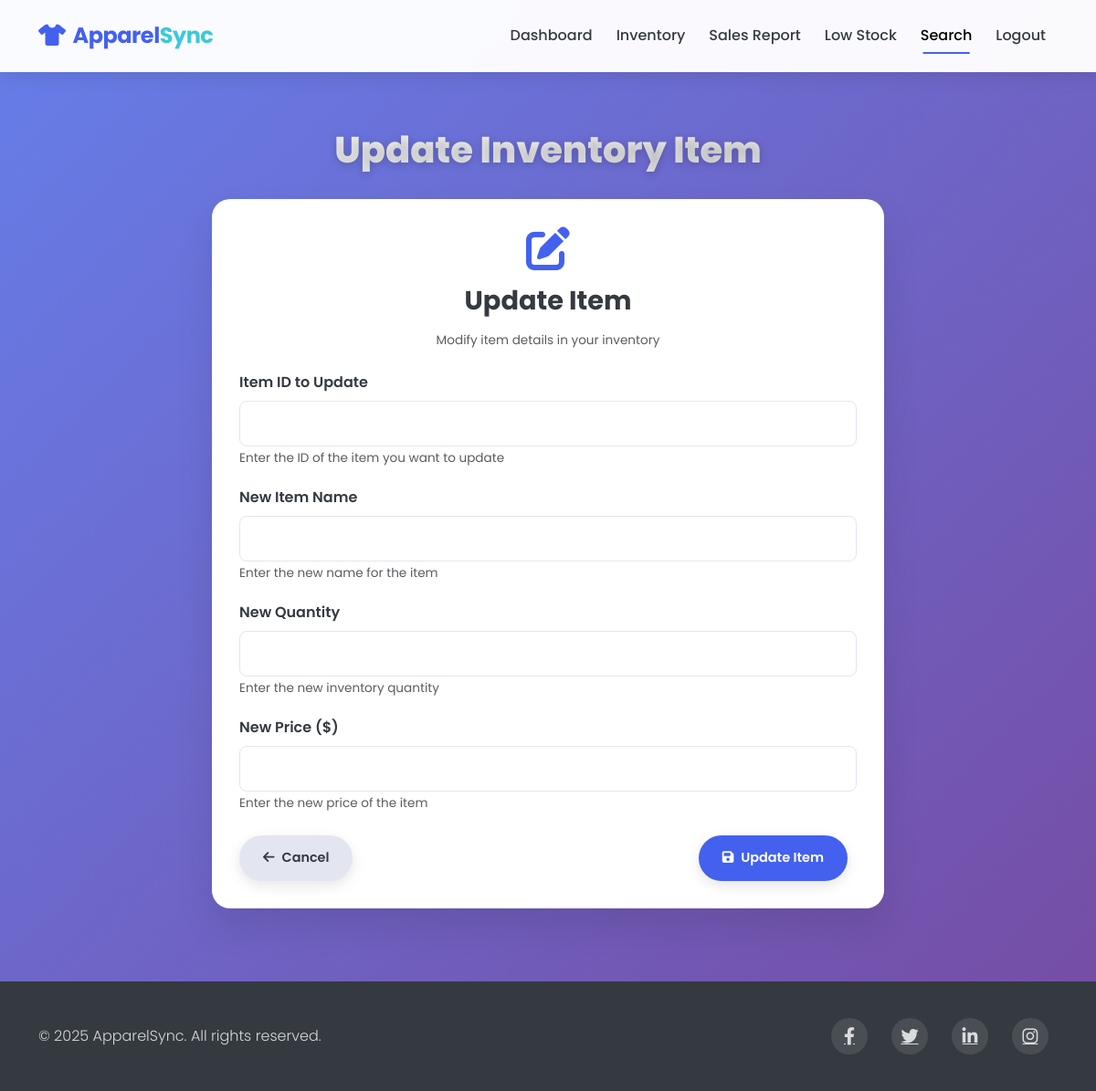
Page /dashboard/update_item?id=1 (signed in) on the earlier database version.
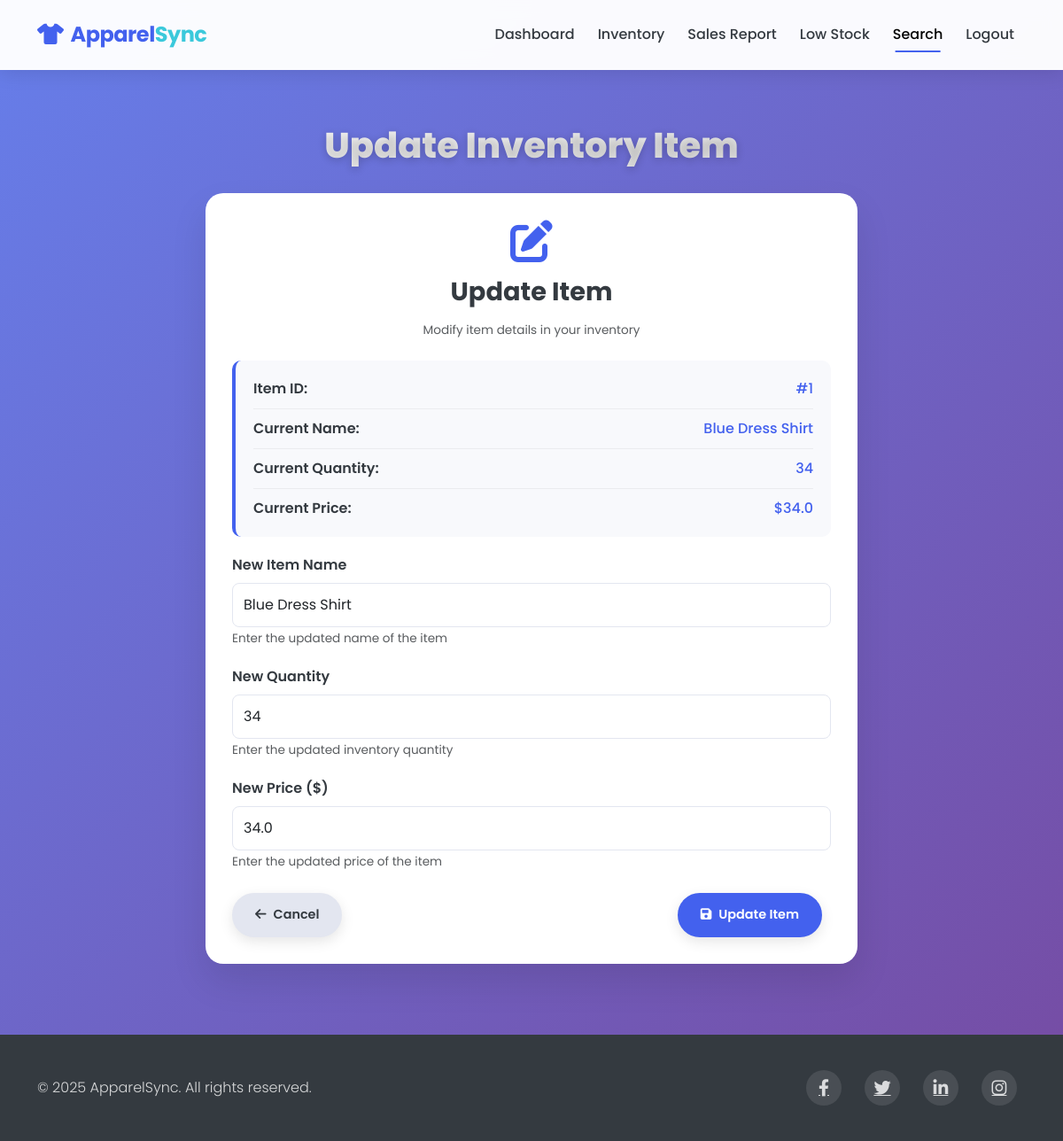
Same page on the later database version.
### models.py (models this page shows)
class InventoryItem(db.Model):
    id = db.Column(db.Integer, primary_key=True)
    item_name = db.Column(db.String(100), nullable=False)
    quantity = db.Column(db.Integer, nullable=False)
    price = db.Column(db.Float, nullable=False)
    discount = db.Column(db.Float, default=0.0)
    sales = db.relationship('Sale', backref='item', lazy=True)
    low_stock_alerts = db.relationship('LowStock', backref='item', lazy=True)

### routes.py (the view)
@app.route('/dashboard/update_item', methods=['GET', 'POST'])
@login_required
def update_item_record():
    if request.method == 'POST':
        item_id = int(request.form['item_id'])
        item = InventoryItem.query.get(item_id)
        if item:
            old_quantity = item.quantity
            item.item_name = request.form['item_name']
            item.quantity = int(request.form['quantity'])
            item.price = float(request.form['price'])
            threshold = 10  # Default threshold
            if item.quantity < threshold:
                existing_alert = LowStock.query.filter_by(item_id=item_id, resolved=False).first()
                if not existing_alert:
                    low_stock_alert = LowStock(item_id=item_id, threshold=threshold)
                    db.session.add(low_stock_alert)
                    flash('Item updated! Warning: Item is now below stock threshold.')
            else:
                flash('Item updated successfully!')
            db.session.commit()
        else:
            flash('Item not found.')
        return redirect(url_for('view_inventory'))
    else:
        item_id = request.args.get('id')
        item = None
        if item_id:
            item = InventoryItem.query.get(int(item_id))
        return render_template('update_item_record.html', item=item)

### app.py (called while the page is built)
@login_manager.user_loader
def load_user(user_id):
    return User.query.get(int(user_id))

### templates/update_item_record.html (shortened to what the changed rows need)
<!DOCTYPE html>
<html lang="en">
<head>
    <link href="https://cdn.jsdelivr.net/npm/bootstrap@5.3.0-alpha1/dist/css/bootstrap.min.css" rel="stylesheet">
    <link rel="stylesheet" href="https://cdnjs.cloudflare.com/ajax/libs/font-awesome/6.0.0/css/all.min.css">
</head>
<body>
    <section class="content-section">
        <div class="container">
            <h1 class="page-title">Update Inventory Item</h1>
            <div class="row justify-content-center">
                <div class="col-lg-8">
                    <div class="form-card">
                        {% if item %}
                        <div class="item-details">
                            <div class="item-detail-row">
                                <span class="item-detail-label">Item ID:</span>
                                <span class="item-detail-value">#{{ item.id }}</span>
                            </div>
                            <div class="item-detail-row">
                                <span class="item-detail-label">Current Name:</span>
                                <span class="item-detail-value">{{ item.item_name }}</span>
                            </div>
                            <div class="item-detail-row">
                                <span class="item-detail-label">Current Quantity:</span>
                                <span class="item-detail-value">{{ item.quantity }}</span>
                            </div>
                            <div class="item-detail-row">
                                <span class="item-detail-label">Current Price:</span>
                                <span class="item-detail-value">${{ item.price }}</span>
                            </div>
                        </div>
                        <form action="/dashboard/update_item" method="POST">
                            <div class="form-group">
                                <label for="item_name" class="form-label">New Item Name</label>
                                <input type="text" class="form-control" id="item_name" name="item_name" value="{{ item.item_name }}" required>
                                <small class="text-muted">Enter the updated name of the item</small>
                            </div>
                            <div class="form-group">
                                <label for="quantity" class="form-label">New Quantity</label>
                                <input type="number" class="form-control" id="quantity" name="quantity" min="0" value="{{ item.quantity }}" required>
                                <small class="text-muted">Enter the updated inventory quantity</small>
                            </div>
                            <div class="form-group">
                                <label for="price" class="form-label">New Price ($)</label>
                                <input type="number" class="form-control" id="price" name="price" min="0" step="0.01" value="{{ item.price }}" required>
                                <small class="text-muted">Enter the updated price of the item</small>
                            </div>
                            <div class="d-flex justify-content-between mt-4">
                                <a href="/dashboard/view_inventory" class="btn btn-cancel btn-action">
                                    <i class="fas fa-arrow-left me-2"></i>Cancel
                                </a>
                                <button type="submit" class="btn btn-submit btn-action">
                                    <i class="fas fa-save me-2"></i>Update Item
                                </button>
                            </div>
                        </form>
                        {% else %}
                        <form action="/dashboard/update_item" method="POST">
                            <div class="form-group">
                                <label for="item_id" class="form-label">Item ID to Update</label>
                                <input type="number" class="form-control" id="item_id" name="item_id" min="1" required>
                                <small class="text-muted">Enter the ID of the item you want to update</small>
                            </div>
                            <div class="form-group">
                                <label for="item_name" class="form-label">New Item Name</label>
                                <input type="text" class="form-control" id="item_name" name="item_name" required>
                                <small class="text-muted">Enter the new name for the item</small>
                            </div>
                            <div class="form-group">
                                <label for="quantity" class="form-label">New Quantity</label>
                                <input type="number" class="form-control" id="quantity" name="quantity" min="0" required>
                                <small class="text-muted">Enter the new inventory quantity</small>
                            </div>
                            <div class="form-group">
                                <label for="price" class="form-label">New Price ($)</label>
                                <input type="number" class="form-control" id="price" name="price" min="0" step="0.01" required>
                                <small class="text-muted">Enter the new price of the item</small>
                            </div>
                            <div class="d-flex justify-content-between mt-4">
                                <a href="/dashboard/view_inventory" class="btn btn-cancel btn-action">
                                    <i class="fas fa-arrow-left me-2"></i>Cancel
                                </a>
                                <button type="submit" class="btn btn-submit btn-action">
                                    <i class="fas fa-save me-2"></i>Update Item
                                </button>
                            </div>
                        </form>
                        {% endif %}
                    </div>
                </div>
            </div>
        </div>
    </section>
</body>
</html>

Differences in the rows shown:
added InventoryItem: id "1", item_name "Blue Dress Shirt", quantity "34", price "34.0"
Other differences:
text no longer shown: "Item ID to Update Enter the ID of the item you want to update Enter the new name for the item Enter the new inventory quantity Enter the new price of the item"
text now shown: "Item ID: # Current Name: Current Quantity: Current Price: $ Enter the updated name of the item Enter the updated inventory quantity Enter the updated price of the item"
